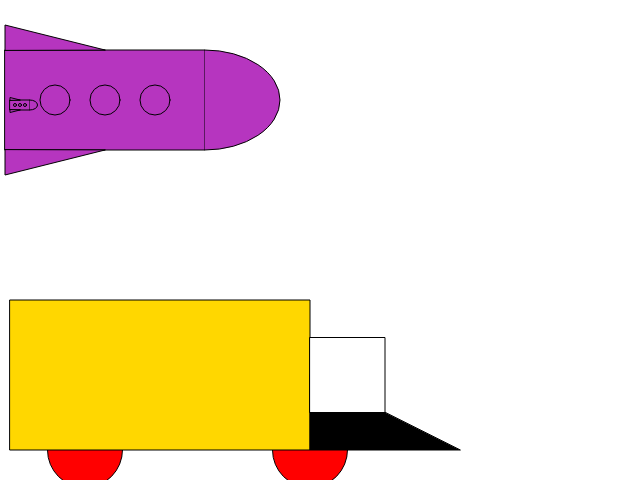
Frame 1 (no input)
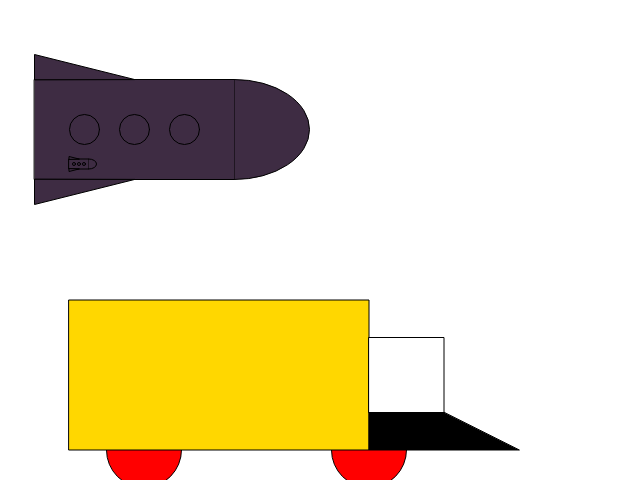
Frame 60 (no input)
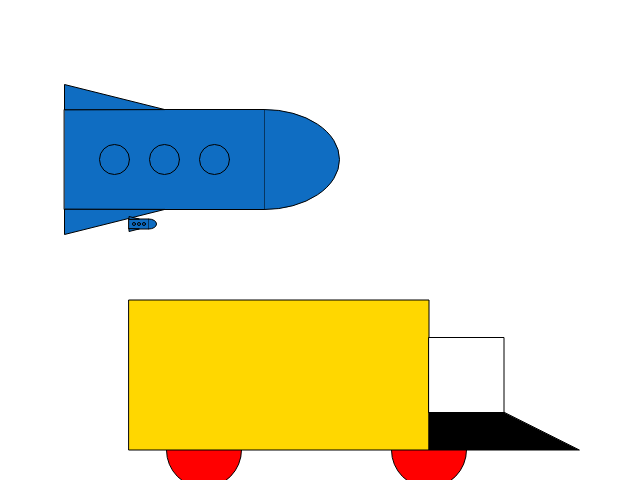
Frame 120 (the mouse pressed at the canvas centre since frame 60)

The p5.js sketch that drew these frames (run headless with seeded random() and noise() and a simulated clock; from frame 60 on, the mouse is pressed at the canvas centre):

// p5.js sketch
// ── sketch.js
var x = 10;
var y = 100;
var r;
var g;
var b;

function setup() {
    createCanvas(640, 480);
        r = random(0, 255);
        g = random(0, 255);
        b = random(0, 255);   
}

function draw() {
    background("white");
    if (frameCount % 30 == 0) {
        
        r = random(0, 255);
        g = random(0, 255);
        b = random(0, 255);
    }
    
    fill(r, g, b);
    
    rocket(x/2, y/2, 100);
    rocket(x, y, 10);
    track(x, 300, 150);
    
    x += 1;
  
    
    if (x > width) {
        x = 0;
    }
    
    
    
    if(x < width/2){
        y++;
        
    } else {
        
        y--;
    }
    
}

var rocket = function(x, y, size) {
    
    var fin = size/4;
    var cone = size * 1.5;
    var windowWidth = size/3.33;
    var distance = size/2
    
    
  
    rect(x, y, size * 2, size);
   
    triangle(x, y, x, y - fin, x + size, y);
    triangle(x, y + size, x, y + size + fin, x + size, y + size);
    arc(x + size*2, y + size/2, cone, size, PI + HALF_PI, HALF_PI);
    
    for (var i = 0; i < 3; i++) {
        ellipse(x + distance + i*distance, y + size/2, windowWidth, windowWidth);
        
    }
}
var track = function(x, y, size){
    var fin = size/2;
    var doble = size * 2;
    var windowWidth = size/3.33;
    var distance = size/2
    
   
    fill("red");
    ellipse(x + fin, y + size, fin, fin);
    ellipse(x + doble, y + size, fin, fin);
    fill("gold");
    rect(x, y, doble, size);
    fill("black");
    triangle(x + doble, y + distance, x + doble, y + size, x + size * 3, y + size);
    fill("white");
    rect(x + doble, y + distance/2, distance, fin);  
    
    

    
} 
